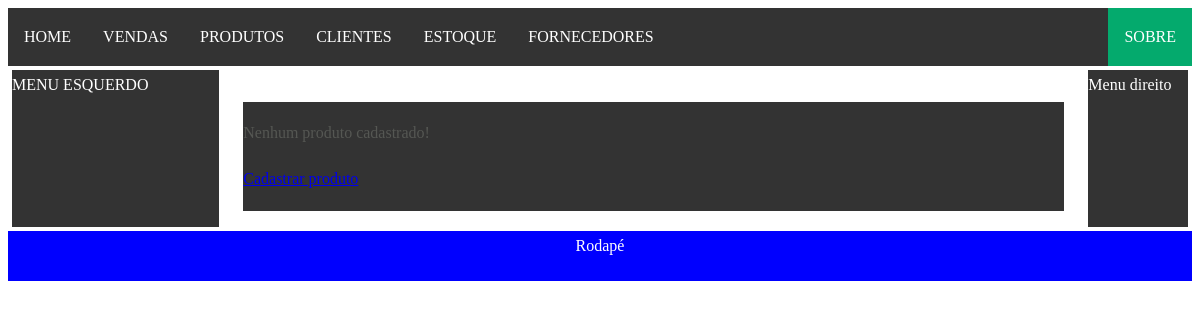
The page /produto/lista/ on the database as committed earlier.
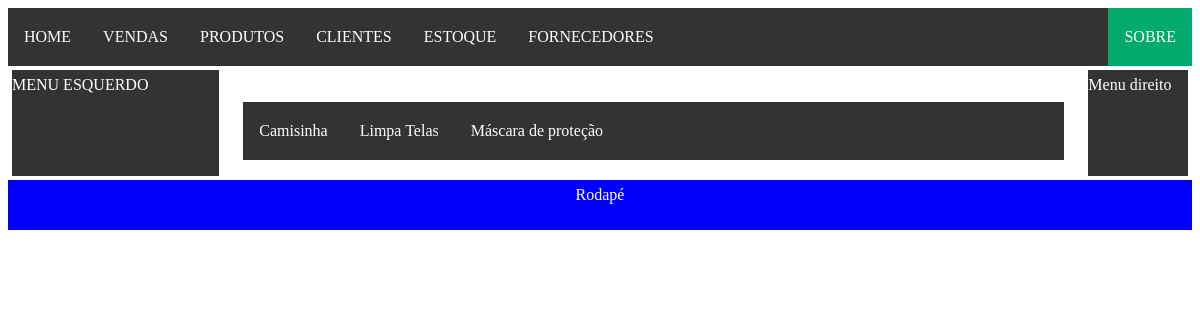
The same page on the database as committed later.
### product/models.py (models this page shows)
class Product(models.Model):
    code = models.CharField("Código", max_length=32, unique=True)
    name = models.CharField("Nome", max_length=64, unique=True)
    manufacturer = models.CharField("Fabricante", max_length=64, null=True)
    description = models.TextField("Descrição", max_length=128, null=True)
    price = models.DecimalField("Preço", max_digits=8, decimal_places=2)
    registration_date = models.DateField("Data do cadastro", auto_now_add=True)
    manufacturing_date = models.DateField("Data de fabricação", null=True)
    class Meta:
        ordering = ['name']
        verbose_name = 'produto'
    def __str__(self):
        return self.name

### product/views.py (the view)
# urls.py: path('lista/', views.ProductListView.as_view(), name='list'),
class ProductListView(ListView):
    model = Product

### product/templates/product/product_list.html (shortened to what this page needs)
{% extends "base/base.html" %}
{% block conteudo %}
<ul>
{% for product in object_list %}
    <li>
        <a href="{% url 'product:detail' product.pk %}">{{ product }}</a>
    </li>
{% empty %}
    <p>Nenhum produto cadastrado!</p>
    <p><a class="btn btn-secondary btn-lg" role="button" href="{% url 'produto:cadastrar' %}">Cadastrar produto</a></p>
{% endfor %}
</ul>
{% endblock %}

Rows that differ between the two databases and show on the page:
added Product: name "Camisinha"
added Product: name "Limpa Telas"
added Product: name "Máscara de proteção"
Other text that changed with them:
text no longer shown: "Nenhum produto cadastrado! Cadastrar produto"
